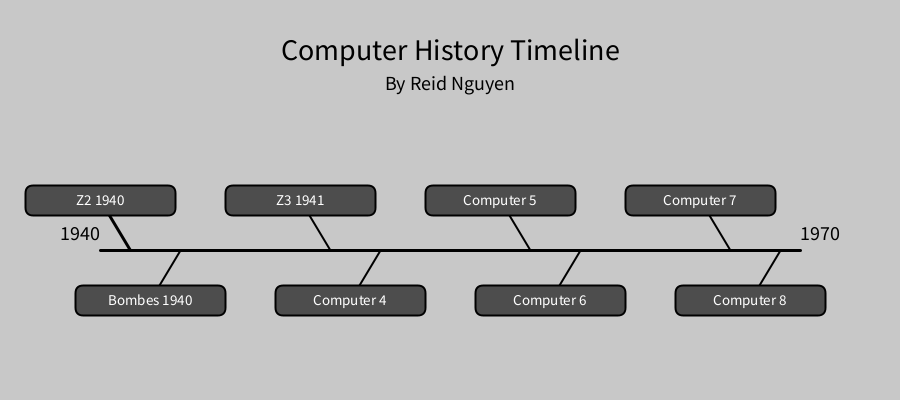
Frame 1 (no input)
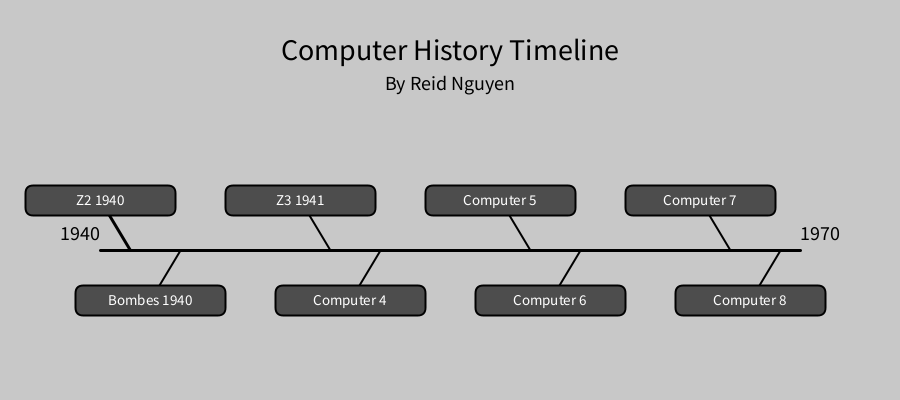
Frame 60 (the mouse pressed at the canvas centre just before this capture)
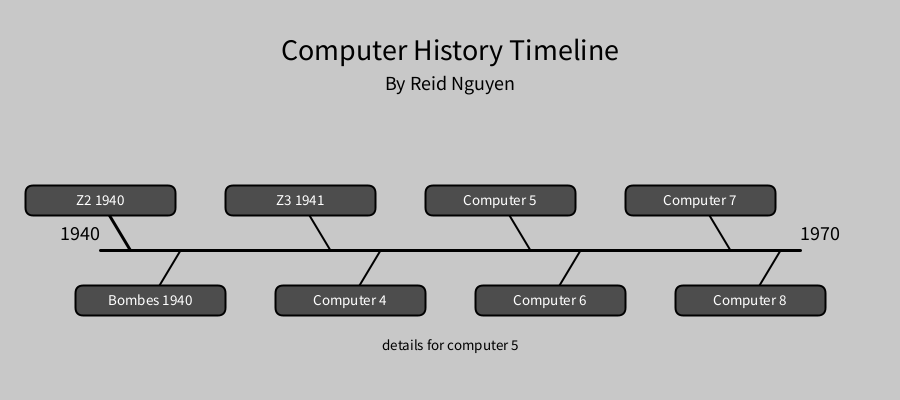
Frame 120 (the mouse held since frame 60 and released just before this capture)

The Processing sketch that drew these frames (run headless with seeded random() and noise(); from frame 60 on, the mouse is pressed at the canvas centre):

// Processing sketch: Timeline
// ── Timeline.pde
// Reid Nguyen | 12 Sept 2022 | TimeLine

void setup() {
  size(900, 400);
  background(200);
}

void draw() {
  background(200);
  
  //Render the Title
  textSize(30);
  textAlign(CENTER);
  fill(0);
  text("Computer History Timeline", width/2, 60);
  textSize(20);
  text("By Reid Nguyen", width/2, 90);

  //Render the timeline
  strokeWeight(3);
  line(100, 250, 800, 250);
  text("1940", 80, 240);
  text("1970", 820, 240);

  //Render timeline events
  histEvent(100, 200, "Z2 1940", " It was created by a German Engineer named Konrad Zuse \n It replaced the arithmetic and control logic with electrical relay circuits", true);
  histEvent(300, 200, "Z3 1941", "It was created by a German Engineer naned Konrad Zuse \n It was the first programmable computer", true);
  histEvent(500, 200,  "Computer 5", "details for computer 5",true);
  histEvent(700, 200, "Computer 7", "details for computer 7", true);
  histEvent(150, 300, "Bombes 1940", "It was created by some British cryptologists \n to help dicipher German Enigma-machine secret messages", false);
  histEvent(350,300, "Computer 4", "details for computer 4", false);
  histEvent(550,300, "Computer 6", "details for computer 6", false);
  histEvent(750,300, "Computer 8", "details for computer 8", false);
}

void histEvent(int x, int y, String title, String detail,boolean top) {
  if(top == true) {
      line(x, y, x+30, y+50);
  } else {
     line(x, y, x+30, y-50);
  }
  rectMode(CENTER);
  fill(77);
  strokeWeight(2);
  rect(x, y, 150, 30, 8);
  fill(255);
  textSize(15);
  text(title, x, y+5);
  if(mouseX > x-75 && mouseX < x+75 && mouseY > y-15 && mouseY < y+15) {
    fill(0);
    text(detail,width/2,350);
  }
}
